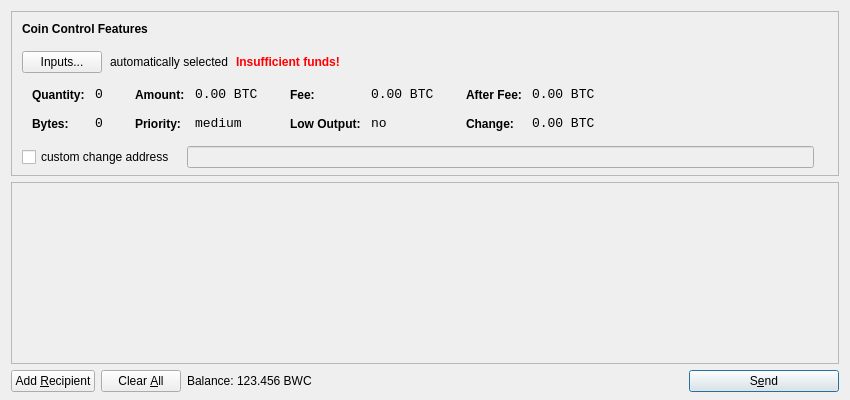
<?xml version="1.0" encoding="UTF-8"?>
<ui version="4.0">
 <class>SendCoinsDialog</class>
 <widget class="QDialog" name="SendCoinsDialog">
  <property name="geometry">
   <rect>
    <x>0</x>
    <y>0</y>
    <width>850</width>
    <height>400</height>
   </rect>
  </property>
  <property name="windowTitle">
   <string>Send Coins</string>
  </property>
  <layout class="QVBoxLayout" name="verticalLayout" stretch="0,1,0">
   <property name="bottomMargin">
    <number>8</number>
   </property>
   <item>
    <widget class="QFrame" name="frameCoinControl">
     <property name="sizePolicy">
      <sizepolicy hsizetype="Expanding" vsizetype="Expanding">
       <horstretch>0</horstretch>
       <verstretch>0</verstretch>
      </sizepolicy>
     </property>
     <property name="maximumSize">
      <size>
       <width>16777215</width>
       <height>16777215</height>
      </size>
     </property>
     <property name="frameShape">
      <enum>QFrame::StyledPanel</enum>
     </property>
     <property name="frameShadow">
      <enum>QFrame::Sunken</enum>
     </property>
     <layout class="QVBoxLayout" name="verticalLayoutCoinControl2">
      <property name="spacing">
       <number>-1</number>
      </property>
      <property name="leftMargin">
       <number>0</number>
      </property>
      <property name="topMargin">
       <number>0</number>
      </property>
      <property name="rightMargin">
       <number>0</number>
      </property>
      <property name="bottomMargin">
       <number>6</number>
      </property>
      <item>
       <layout class="QVBoxLayout" name="verticalLayoutCoinControl" stretch="0,0,0,0,1">
        <property name="spacing">
         <number>0</number>
        </property>
        <property name="leftMargin">
         <number>10</number>
        </property>
        <property name="topMargin">
         <number>10</number>
        </property>
        <item>
         <layout class="QHBoxLayout" name="horizontalLayoutCoinControl1">
          <property name="bottomMargin">
           <number>15</number>
          </property>
          <item>
           <widget class="QLabel" name="labelCoinControlFeatures">
            <property name="sizePolicy">
             <sizepolicy hsizetype="Preferred" vsizetype="Maximum">
              <horstretch>0</horstretch>
              <verstretch>0</verstretch>
             </sizepolicy>
            </property>
            <property name="font">
             <font>
              <weight>75</weight>
              <bold>true</bold>
             </font>
            </property>
            <property name="styleSheet">
             <string notr="true">font-weight:bold;</string>
            </property>
            <property name="text">
             <string>Coin Control Features</string>
            </property>
           </widget>
          </item>
         </layout>
        </item>
        <item>
         <layout class="QHBoxLayout" name="horizontalLayoutCoinControl2" stretch="0,0,0,0">
          <property name="spacing">
           <number>8</number>
          </property>
          <property name="bottomMargin">
           <number>10</number>
          </property>
          <item>
           <widget class="QPushButton" name="pushButtonCoinControl">
            <property name="styleSheet">
             <string notr="true"/>
            </property>
            <property name="text">
             <string>Inputs...</string>
            </property>
           </widget>
          </item>
          <item>
           <widget class="QLabel" name="labelCoinControlAutomaticallySelected">
            <property name="text">
             <string>automatically selected</string>
            </property>
            <property name="margin">
             <number>5</number>
            </property>
           </widget>
          </item>
          <item>
           <widget class="QLabel" name="labelCoinControlInsuffFunds">
            <property name="font">
             <font>
              <weight>75</weight>
              <bold>true</bold>
             </font>
            </property>
            <property name="styleSheet">
             <string notr="true">color:red;font-weight:bold;</string>
            </property>
            <property name="text">
             <string>Insufficient funds!</string>
            </property>
            <property name="margin">
             <number>5</number>
            </property>
           </widget>
          </item>
          <item>
           <spacer name="horizontalSpacerCoinControl">
            <property name="orientation">
             <enum>Qt::Horizontal</enum>
            </property>
            <property name="sizeHint" stdset="0">
             <size>
              <width>40</width>
              <height>1</height>
             </size>
            </property>
           </spacer>
          </item>
         </layout>
        </item>
        <item>
         <widget class="QWidget" name="widgetCoinControl" native="true">
          <property name="sizePolicy">
           <sizepolicy hsizetype="Preferred" vsizetype="Preferred">
            <horstretch>0</horstretch>
            <verstretch>0</verstretch>
           </sizepolicy>
          </property>
          <property name="minimumSize">
           <size>
            <width>0</width>
            <height>0</height>
           </size>
          </property>
          <property name="styleSheet">
           <string notr="true"/>
          </property>
          <layout class="QHBoxLayout" name="horizontalLayoutCoinControl5">
           <property name="margin">
            <number>0</number>
           </property>
           <item>
            <layout class="QHBoxLayout" name="horizontalLayoutCoinControl3" stretch="0,0,0,1">
             <property name="spacing">
              <number>20</number>
             </property>
             <property name="topMargin">
              <number>0</number>
             </property>
             <property name="bottomMargin">
              <number>10</number>
             </property>
             <item>
              <layout class="QFormLayout" name="formLayoutCoinControl1">
               <property name="horizontalSpacing">
                <number>10</number>
               </property>
               <property name="verticalSpacing">
                <number>14</number>
               </property>
               <property name="leftMargin">
                <number>10</number>
               </property>
               <property name="topMargin">
                <number>4</number>
               </property>
               <property name="rightMargin">
                <number>6</number>
               </property>
               <item row="0" column="0">
                <widget class="QLabel" name="labelCoinControlQuantityText">
                 <property name="styleSheet">
                  <string notr="true">font-weight:bold;</string>
                 </property>
                 <property name="text">
                  <string>Quantity:</string>
                 </property>
                 <property name="margin">
                  <number>0</number>
                 </property>
                </widget>
               </item>
               <item row="0" column="1">
                <widget class="QLabel" name="labelCoinControlQuantity">
                 <property name="font">
                  <font>
                   <family>Monospace</family>
                   <pointsize>10</pointsize>
                  </font>
                 </property>
                 <property name="cursor">
                  <cursorShape>IBeamCursor</cursorShape>
                 </property>
                 <property name="contextMenuPolicy">
                  <enum>Qt::ActionsContextMenu</enum>
                 </property>
                 <property name="text">
                  <string notr="true">0</string>
                 </property>
                 <property name="margin">
                  <number>0</number>
                 </property>
                 <property name="textInteractionFlags">
                  <set>Qt::LinksAccessibleByMouse|Qt::TextSelectableByKeyboard|Qt::TextSelectableByMouse</set>
                 </property>
                </widget>
               </item>
               <item row="1" column="0">
                <widget class="QLabel" name="labelCoinControlBytesText">
                 <property name="styleSheet">
                  <string notr="true">font-weight:bold;</string>
                 </property>
                 <property name="text">
                  <string>Bytes:</string>
                 </property>
                </widget>
               </item>
               <item row="1" column="1">
                <widget class="QLabel" name="labelCoinControlBytes">
                 <property name="font">
                  <font>
                   <family>Monospace</family>
                   <pointsize>10</pointsize>
                  </font>
                 </property>
                 <property name="cursor">
                  <cursorShape>IBeamCursor</cursorShape>
                 </property>
                 <property name="contextMenuPolicy">
                  <enum>Qt::ActionsContextMenu</enum>
                 </property>
                 <property name="text">
                  <string notr="true">0</string>
                 </property>
                 <property name="textInteractionFlags">
                  <set>Qt::LinksAccessibleByMouse|Qt::TextSelectableByKeyboard|Qt::TextSelectableByMouse</set>
                 </property>
                </widget>
               </item>
              </layout>
             </item>
             <item>
              <layout class="QFormLayout" name="formLayoutCoinControl2">
               <property name="horizontalSpacing">
                <number>10</number>
               </property>
               <property name="verticalSpacing">
                <number>14</number>
               </property>
               <property name="leftMargin">
                <number>6</number>
               </property>
               <property name="topMargin">
                <number>4</number>
               </property>
               <property name="rightMargin">
                <number>6</number>
               </property>
               <item row="0" column="0">
                <widget class="QLabel" name="labelCoinControlAmountText">
                 <property name="styleSheet">
                  <string notr="true">font-weight:bold;</string>
                 </property>
                 <property name="text">
                  <string>Amount:</string>
                 </property>
                 <property name="margin">
                  <number>0</number>
                 </property>
                </widget>
               </item>
               <item row="0" column="1">
                <widget class="QLabel" name="labelCoinControlAmount">
                 <property name="font">
                  <font>
                   <family>Monospace</family>
                   <pointsize>10</pointsize>
                  </font>
                 </property>
                 <property name="cursor">
                  <cursorShape>IBeamCursor</cursorShape>
                 </property>
                 <property name="contextMenuPolicy">
                  <enum>Qt::ActionsContextMenu</enum>
                 </property>
                 <property name="text">
                  <string notr="true">0.00 BTC</string>
                 </property>
                 <property name="textInteractionFlags">
                  <set>Qt::LinksAccessibleByMouse|Qt::TextSelectableByKeyboard|Qt::TextSelectableByMouse</set>
                 </property>
                </widget>
               </item>
               <item row="1" column="0">
                <widget class="QLabel" name="labelCoinControlPriorityText">
                 <property name="styleSheet">
                  <string notr="true">font-weight:bold;</string>
                 </property>
                 <property name="text">
                  <string>Priority:</string>
                 </property>
                </widget>
               </item>
               <item row="1" column="1">
                <widget class="QLabel" name="labelCoinControlPriority">
                 <property name="font">
                  <font>
                   <family>Monospace</family>
                   <pointsize>10</pointsize>
                  </font>
                 </property>
                 <property name="cursor">
                  <cursorShape>IBeamCursor</cursorShape>
                 </property>
                 <property name="contextMenuPolicy">
                  <enum>Qt::ActionsContextMenu</enum>
                 </property>
                 <property name="text">
                  <string>medium</string>
                 </property>
                 <property name="textInteractionFlags">
                  <set>Qt::LinksAccessibleByMouse|Qt::TextSelectableByKeyboard|Qt::TextSelectableByMouse</set>
                 </property>
                </widget>
               </item>
              </layout>
             </item>
             <item>
              <layout class="QFormLayout" name="formLayoutCoinControl3">
               <property name="horizontalSpacing">
                <number>10</number>
               </property>
               <property name="verticalSpacing">
                <number>14</number>
               </property>
               <property name="leftMargin">
                <number>6</number>
               </property>
               <property name="topMargin">
                <number>4</number>
               </property>
               <property name="rightMargin">
                <number>6</number>
               </property>
               <item row="0" column="0">
                <widget class="QLabel" name="labelCoinControlFeeText">
                 <property name="styleSheet">
                  <string notr="true">font-weight:bold;</string>
                 </property>
                 <property name="text">
                  <string>Fee:</string>
                 </property>
                 <property name="margin">
                  <number>0</number>
                 </property>
                </widget>
               </item>
               <item row="0" column="1">
                <widget class="QLabel" name="labelCoinControlFee">
                 <property name="font">
                  <font>
                   <family>Monospace</family>
                   <pointsize>10</pointsize>
                  </font>
                 </property>
                 <property name="cursor">
                  <cursorShape>IBeamCursor</cursorShape>
                 </property>
                 <property name="contextMenuPolicy">
                  <enum>Qt::ActionsContextMenu</enum>
                 </property>
                 <property name="text">
                  <string notr="true">0.00 BTC</string>
                 </property>
                 <property name="textInteractionFlags">
                  <set>Qt::LinksAccessibleByMouse|Qt::TextSelectableByKeyboard|Qt::TextSelectableByMouse</set>
                 </property>
                </widget>
               </item>
               <item row="1" column="0">
                <widget class="QLabel" name="labelCoinControlLowOutputText">
                 <property name="styleSheet">
                  <string notr="true">font-weight:bold;</string>
                 </property>
                 <property name="text">
                  <string>Low Output:</string>
                 </property>
                </widget>
               </item>
               <item row="1" column="1">
                <widget class="QLabel" name="labelCoinControlLowOutput">
                 <property name="font">
                  <font>
                   <family>Monospace</family>
                   <pointsize>10</pointsize>
                  </font>
                 </property>
                 <property name="cursor">
                  <cursorShape>IBeamCursor</cursorShape>
                 </property>
                 <property name="contextMenuPolicy">
                  <enum>Qt::ActionsContextMenu</enum>
                 </property>
                 <property name="text">
                  <string>no</string>
                 </property>
                 <property name="textInteractionFlags">
                  <set>Qt::LinksAccessibleByMouse|Qt::TextSelectableByKeyboard|Qt::TextSelectableByMouse</set>
                 </property>
                </widget>
               </item>
              </layout>
             </item>
             <item>
              <layout class="QFormLayout" name="formLayoutCoinControl4">
               <property name="horizontalSpacing">
                <number>10</number>
               </property>
               <property name="verticalSpacing">
                <number>14</number>
               </property>
               <property name="leftMargin">
                <number>6</number>
               </property>
               <property name="topMargin">
                <number>4</number>
               </property>
               <property name="rightMargin">
                <number>6</number>
               </property>
               <item row="0" column="0">
                <widget class="QLabel" name="labelCoinControlAfterFeeText">
                 <property name="styleSheet">
                  <string notr="true">font-weight:bold;</string>
                 </property>
                 <property name="text">
                  <string>After Fee:</string>
                 </property>
                 <property name="margin">
                  <number>0</number>
                 </property>
                </widget>
               </item>
               <item row="0" column="1">
                <widget class="QLabel" name="labelCoinControlAfterFee">
                 <property name="font">
                  <font>
                   <family>Monospace</family>
                   <pointsize>10</pointsize>
                  </font>
                 </property>
                 <property name="cursor">
                  <cursorShape>IBeamCursor</cursorShape>
                 </property>
                 <property name="contextMenuPolicy">
                  <enum>Qt::ActionsContextMenu</enum>
                 </property>
                 <property name="text">
                  <string notr="true">0.00 BTC</string>
                 </property>
                 <property name="textInteractionFlags">
                  <set>Qt::LinksAccessibleByMouse|Qt::TextSelectableByKeyboard|Qt::TextSelectableByMouse</set>
                 </property>
                </widget>
               </item>
               <item row="1" column="0">
                <widget class="QLabel" name="labelCoinControlChangeText">
                 <property name="styleSheet">
                  <string notr="true">font-weight:bold;</string>
                 </property>
                 <property name="text">
                  <string>Change:</string>
                 </property>
                </widget>
               </item>
               <item row="1" column="1">
                <widget class="QLabel" name="labelCoinControlChange">
                 <property name="font">
                  <font>
                   <family>Monospace</family>
                   <pointsize>10</pointsize>
                  </font>
                 </property>
                 <property name="cursor">
                  <cursorShape>IBeamCursor</cursorShape>
                 </property>
                 <property name="contextMenuPolicy">
                  <enum>Qt::ActionsContextMenu</enum>
                 </property>
                 <property name="text">
                  <string notr="true">0.00 BTC</string>
                 </property>
                 <property name="textInteractionFlags">
                  <set>Qt::LinksAccessibleByMouse|Qt::TextSelectableByKeyboard|Qt::TextSelectableByMouse</set>
                 </property>
                </widget>
               </item>
              </layout>
             </item>
            </layout>
           </item>
          </layout>
         </widget>
        </item>
        <item>
         <layout class="QHBoxLayout" name="horizontalLayoutCoinControl4" stretch="0,0,0">
          <property name="spacing">
           <number>12</number>
          </property>
          <property name="sizeConstraint">
           <enum>QLayout::SetDefaultConstraint</enum>
          </property>
          <property name="topMargin">
           <number>5</number>
          </property>
          <property name="rightMargin">
           <number>5</number>
          </property>
          <item>
           <widget class="QCheckBox" name="checkBoxCoinControlChange">
            <property name="text">
             <string>custom change address</string>
            </property>
           </widget>
          </item>
          <item>
           <widget class="QLineEdit" name="lineEditCoinControlChange">
            <property name="enabled">
             <bool>false</bool>
            </property>
            <property name="sizePolicy">
             <sizepolicy hsizetype="Expanding" vsizetype="Fixed">
              <horstretch>0</horstretch>
              <verstretch>0</verstretch>
             </sizepolicy>
            </property>
           </widget>
          </item>
          <item>
           <widget class="QLabel" name="labelCoinControlChangeLabel">
            <property name="sizePolicy">
             <sizepolicy hsizetype="Preferred" vsizetype="Expanding">
              <horstretch>0</horstretch>
              <verstretch>0</verstretch>
             </sizepolicy>
            </property>
            <property name="minimumSize">
             <size>
              <width>0</width>
              <height>0</height>
             </size>
            </property>
            <property name="text">
             <string/>
            </property>
            <property name="margin">
             <number>3</number>
            </property>
           </widget>
          </item>
         </layout>
        </item>
        <item>
         <spacer name="verticalSpacerCoinControl">
          <property name="orientation">
           <enum>Qt::Vertical</enum>
          </property>
          <property name="sizeHint" stdset="0">
           <size>
            <width>800</width>
            <height>1</height>
           </size>
          </property>
         </spacer>
        </item>
       </layout>
      </item>
     </layout>
    </widget>
   </item>
   <item>
    <widget class="QScrollArea" name="scrollArea">
     <property name="widgetResizable">
      <bool>true</bool>
     </property>
     <widget class="QWidget" name="scrollAreaWidgetContents">
      <property name="geometry">
       <rect>
        <x>0</x>
        <y>0</y>
        <width>830</width>
        <height>165</height>
       </rect>
      </property>
      <layout class="QVBoxLayout" name="verticalLayout_2">
       <property name="margin">
        <number>0</number>
       </property>
       <item>
        <layout class="QVBoxLayout" name="entries">
         <property name="spacing">
          <number>6</number>
         </property>
        </layout>
       </item>
       <item>
        <spacer name="verticalSpacer">
         <property name="orientation">
          <enum>Qt::Vertical</enum>
         </property>
         <property name="sizeHint" stdset="0">
          <size>
           <width>20</width>
           <height>40</height>
          </size>
         </property>
        </spacer>
       </item>
      </layout>
     </widget>
    </widget>
   </item>
   <item>
    <layout class="QHBoxLayout" name="horizontalLayout">
     <item>
      <widget class="QPushButton" name="addButton">
       <property name="toolTip">
        <string>Send to multiple recipients at once</string>
       </property>
       <property name="text">
        <string>Add &amp;Recipient</string>
       </property>
       <property name="icon">
        <iconset resource="../bitcoin.qrc">
         <normaloff>:/icons/add</normaloff>:/icons/add</iconset>
       </property>
       <property name="autoDefault">
        <bool>false</bool>
       </property>
      </widget>
     </item>
     <item>
      <widget class="QPushButton" name="clearButton">
       <property name="sizePolicy">
        <sizepolicy hsizetype="Minimum" vsizetype="Fixed">
         <horstretch>0</horstretch>
         <verstretch>0</verstretch>
        </sizepolicy>
       </property>
       <property name="toolTip">
        <string>Remove all transaction fields</string>
       </property>
       <property name="text">
        <string>Clear &amp;All</string>
       </property>
       <property name="icon">
        <iconset resource="../bitcoin.qrc">
         <normaloff>:/icons/remove</normaloff>:/icons/remove</iconset>
       </property>
       <property name="autoRepeatDelay">
        <number>300</number>
       </property>
       <property name="autoDefault">
        <bool>false</bool>
       </property>
      </widget>
     </item>
     <item>
      <layout class="QHBoxLayout" name="horizontalLayout_2">
       <property name="spacing">
        <number>3</number>
       </property>
       <item>
        <widget class="QLabel" name="label">
         <property name="text">
          <string>Balance:</string>
         </property>
        </widget>
       </item>
       <item>
        <widget class="QLabel" name="labelBalance">
         <property name="cursor">
          <cursorShape>IBeamCursor</cursorShape>
         </property>
         <property name="text">
          <string>123.456 BWC</string>
         </property>
         <property name="textInteractionFlags">
          <set>Qt::LinksAccessibleByMouse|Qt::TextSelectableByKeyboard|Qt::TextSelectableByMouse</set>
         </property>
        </widget>
       </item>
      </layout>
     </item>
     <item>
      <spacer name="horizontalSpacer">
       <property name="orientation">
        <enum>Qt::Horizontal</enum>
       </property>
       <property name="sizeHint" stdset="0">
        <size>
         <width>40</width>
         <height>20</height>
        </size>
       </property>
      </spacer>
     </item>
     <item>
      <widget class="QPushButton" name="sendButton">
       <property name="minimumSize">
        <size>
         <width>150</width>
         <height>0</height>
        </size>
       </property>
       <property name="toolTip">
        <string>Confirm the send action</string>
       </property>
       <property name="text">
        <string>S&amp;end</string>
       </property>
       <property name="icon">
        <iconset resource="../bitcoin.qrc">
         <normaloff>:/icons/send</normaloff>:/icons/send</iconset>
       </property>
       <property name="default">
        <bool>true</bool>
       </property>
      </widget>
     </item>
    </layout>
   </item>
  </layout>
 </widget>
 <resources>
  <include location="../bitcoin.qrc"/>
 </resources>
 <connections/>
</ui>
